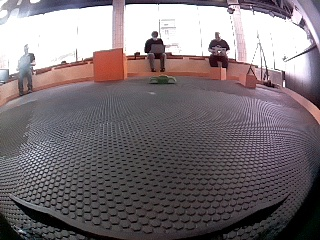
#> input picture walls_test/color_1.jpg, 320 x 240 px
$ python -i process.py   (imports and definitions only)
#> lines starting #> are read from the running program, lines starting #| are printed output that depends on the picture; after the words box and inside, x2 and y2 are one past the last pixel; in counts of white or black regions, pixels touching at a corner belong together
#> further down, picture is the input picture: shape (240, 320, 3); mean B, G, R 118.2, 113.9, 123
import cv2
import imutils
import numpy as np

# [  2 250 103]

hsv_min = np.array((0, 90, 80), np.uint8)
hsv_max = np.array((15, 250, 250), np.uint8)

hsv_min2 = np.array((169, 86, 110), np.uint8)
hsv_max2 = np.array((179, 172, 251), np.uint8)

color_yellow = (0, 255, 255)

def find_contours(img):
    hsv = cv2.cvtColor(img, cv2.COLOR_BGR2HSV)
#> hsv: shape (240, 320, 3); mean H, S, V 107.3, 35.8, 125.2

    thresh1 = cv2.inRange(hsv, hsv_min, hsv_max)
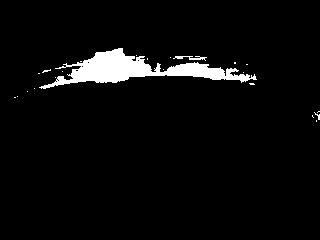
#> thresh1: shape (240, 320); 4.2% white; 23 white regions (21 under 20 px), largest, box (x1, y1, x2, y2) and area: (39, 48, 257, 89) 3074, (173, 56, 207, 61) 78
    thresh2 = cv2.inRange(hsv, hsv_min2, hsv_max2)
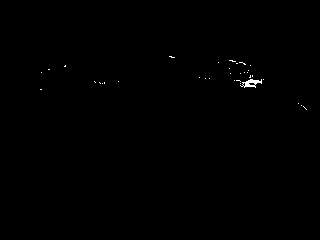
#> thresh2: shape (240, 320); 0.22% white in thin lines or dots, all inside (x1, y1, x2, y2) = (40, 56, 307, 110)
    thresh = thresh1 + thresh2
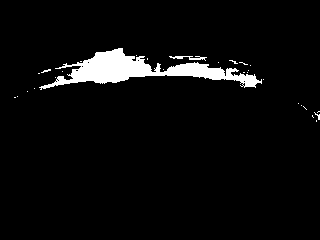
#> thresh: shape (240, 320); 4.4% white; 29 white regions (27 under 20 px), largest, box (x1, y1, x2, y2) and area: (39, 48, 262, 90) 3212, (169, 56, 207, 61) 86

    thresh = cv2.erode(thresh, None, iterations=2)
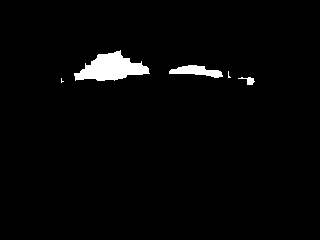
#> thresh: shape (240, 320); 2.3% white; 5 white regions (2 under 20 px), largest, box (x1, y1, x2, y2) and area: (74, 50, 150, 81) 1327, (169, 65, 223, 78) 390, (238, 77, 255, 85) 62
    thresh = cv2.dilate(thresh, None, iterations=2)
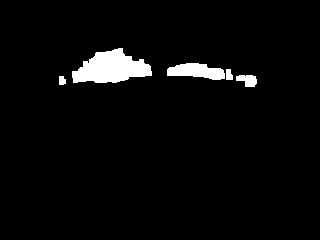
#> thresh: shape (240, 320); 3.6% white; 5 white regions

    cnts = cv2.findContours(thresh, cv2.RETR_EXTERNAL, cv2.CHAIN_APPROX_SIMPLE)
#> cnts = 5 contours; box (x1, y1, x2, y2) and area: (72, 48, 152, 83) 1698, (167, 63, 225, 80) 608, (236, 75, 257, 87) 153, (226, 69, 233, 80) 50, (59, 76, 66, 85) 41
    return imutils.grab_contours(cnts)


def process(img, output_dir, file):
    cnts = find_contours2(img, output_dir, file)
    img_with_cntrs = img.copy()
    for contour in cnts:
        cv2.polylines(img_with_cntrs, [contour], True, (0, 255, 0))

    cv2.imwrite(f"{output_dir}/{file}", np.hstack((img, img_with_cntrs)))

    return img

def find_contours2(img, output_dir, file):
    hsv = cv2.cvtColor(img, cv2.COLOR_BGR2HSV)
    gray = cv2.cvtColor(img, cv2.COLOR_BGR2GRAY)

    thresh1 = cv2.inRange(hsv, hsv_min, hsv_max)
    thresh2 = cv2.inRange(hsv, hsv_min2, hsv_max2)
    thresh = thresh1 + thresh2

    cv2.imwrite(f"{output_dir}/grey_{file}", np.hstack((gray, thresh)))

    thresh = cv2.erode(thresh, None, iterations=2)
    thresh = cv2.dilate(thresh, None, iterations=2)

    cv2.imwrite(f"{output_dir}/gray_proc_{file}", np.hstack((gray, thresh)))

    cnts = cv2.findContours(thresh, cv2.RETR_EXTERNAL, cv2.CHAIN_APPROX_SIMPLE)
    return imutils.grab_contours(cnts)

>>> import cv2
>>> picture = cv2.imread('../../walls_test/color_1.jpg')
>>> result = find_contours(picture)
#> result has the same summary as cnts in find_contours

$ run again, on walls_test/color_3.jpg
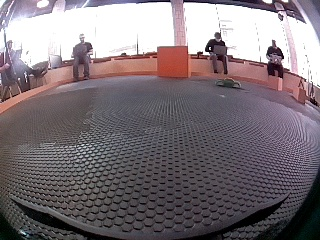
#> input picture walls_test/color_3.jpg, 320 x 240 px
#> picture is the input picture: shape (240, 320, 3); mean B, G, R 120.4, 115, 124.6
#> hsv: shape (240, 320, 3); mean H, S, V 105.9, 38.1, 127.4
#> in find_contours, `thresh1 = cv2.inRange(hsv, hsv_min, hsv_max)`:
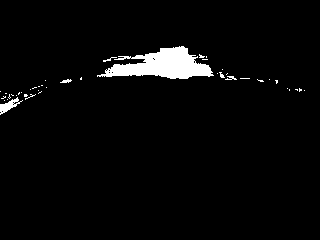
#> thresh1: shape (240, 320); 3.2% white; 42 white regions (37 under 20 px), largest, box (x1, y1, x2, y2) and area: (97, 46, 214, 79) 2087, (0, 97, 23, 115) 155, (60, 79, 72, 83) 29, (225, 76, 237, 80) 27, (103, 57, 117, 62) 22
#> thresh2: shape (240, 320); 0.81% white; 52 white regions (47 under 20 px), largest, box (x1, y1, x2, y2) and area: (234, 76, 281, 91) 255, (279, 80, 297, 94) 87, (298, 89, 308, 102) 80, (160, 76, 173, 80) 23, (91, 76, 105, 79) 22
#> in find_contours, `thresh = cv2.dilate(thresh, None, iterations=2)`:
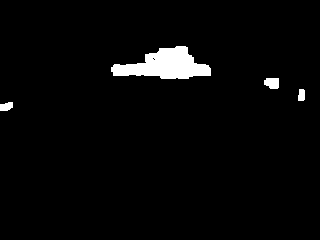
#> thresh: shape (240, 320); 2.9% white; 4 white regions
#> cnts = 4 contours; box (x1, y1, x2, y2) and area: (111, 46, 211, 79) 1828, (264, 78, 279, 89) 120, (0, 102, 13, 111) 76, (298, 89, 305, 101) 60
#> result has the same summary as cnts in find_contours
